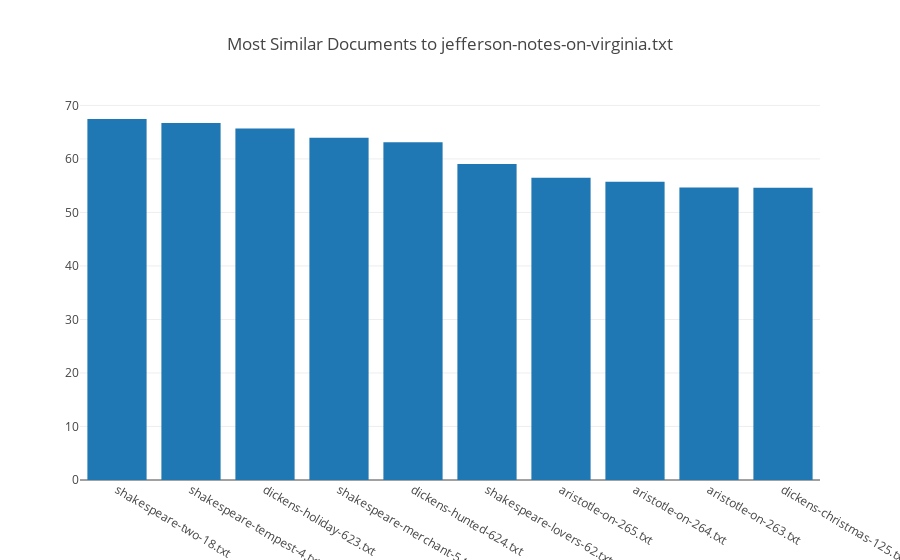

The code cell stored with this chart in its notebook:
### Code cell
#graph it
data = [go.Bar(
            x=simArr[:,0],
            y=simArr[:,1]
    )]
layout = go.Layout(
    title=('Most Similar Documents to ' + compLabel[0])
)
fig = go.Figure(data=data, layout=layout)
iplot(fig, filename='mostSim')

### Figure 1 — Plotly figure (JSON) as saved in the notebook; plotly's stock layout.template omitted (floating-point values rounded to 4 significant figures)
{"data": [{"type": "bar", "uid": "3917413b-729c-4e95-9a2d-ee14d7cee626", "x": ["shakespeare-two-18.txt", "shakespeare-tempest-4.txt", "dickens-holiday-623.txt", "shakespeare-merchant-5.txt", "dickens-hunted-624.txt", "shakespeare-lovers-62.txt", "aristotle-on-265.txt", "aristotle-on-264.txt", "aristotle-on-263.txt", "dickens-christmas-125.txt"], "y": ["67.46522188186646", "66.72440767288208", "65.69784283638", "63.95621299743652", "63.13417851924896", "59.04744267463684", "56.49769306182861", "55.72424232959747", "54.67342138290405", "54.604196548461914"]}], "layout": {"title": {"text": "Most Similar Documents to jefferson-notes-on-virginia.txt"}}}
